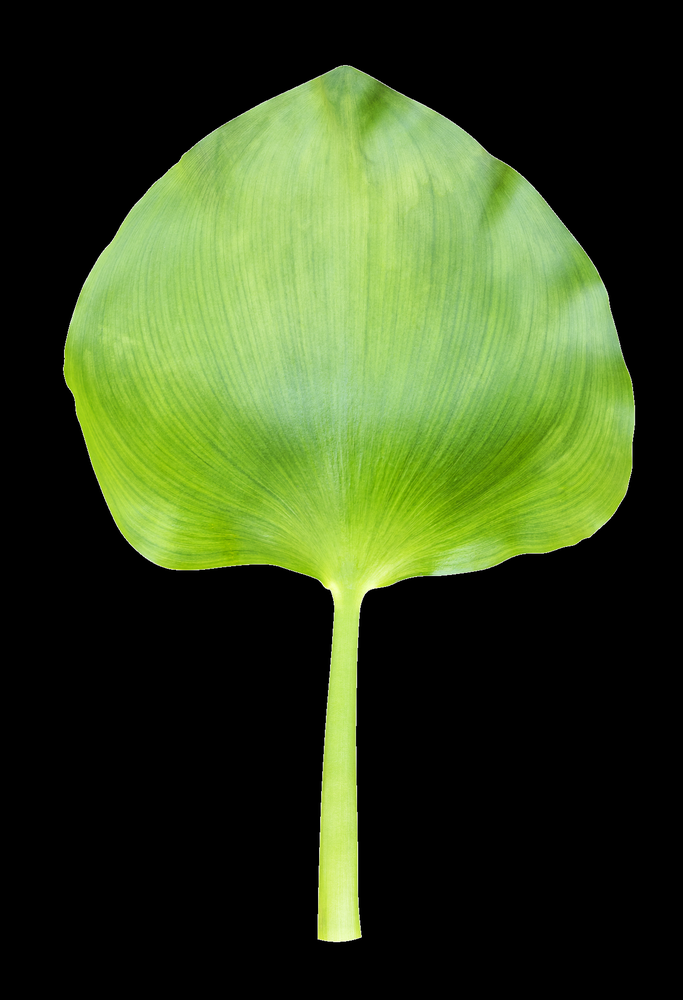
#> input picture Code/Leaf Outline - Sample Data/Original-leaf-black.png, 683 x 1000 px, shrunk from 1312 x 1920 before the run
$ jupyter execute 'Leaf Outline.ipynb'
#> lines starting #> are read from the running program, lines starting #| are printed output that depends on the picture; after the words box and inside, x2 and y2 are one past the last pixel; in counts of white or black regions, pixels touching at a corner belong together
# Leaf Outline

The function in the cell below contains the code to identify the leaf and outline it. The function only take one input (parameter), the image path. The function provides two outputs:
* "image": Contains the image that was loaded
* "leaf_contour": Contain the contour/outline of the leaf identified

[cell 1]
def leaf_outline(image_path):
    # Import the required libraries
    import cv2
    import numpy as np
    import matplotlib.pyplot as plt

    # Load the image
    image = cv2.imread(image_path)
#> image is the input picture: shape (1000, 683, 3); mean B, G, R 30.5, 69, 53

    # Display the image
    plt.subplot(1, 2, 1)
    plt.title('Original Image')
    plt.imshow(cv2.cvtColor(image, cv2.COLOR_BGR2RGB))
    plt.axis('off')

    # Convert the image to HSV color space
    hsv_image = cv2.cvtColor(image, cv2.COLOR_BGR2HSV)
#> hsv_image: shape (1000, 683, 3); mean H, S, V 15.2, 50, 69

    # Create masks for the calibration cube, leaf, and scars
    green_lower = np.array([35, 40, 40])
    green_upper = np.array([85, 255, 255])

    # Create a mask for the leaf, to identify the leaf contour
    green_mask = cv2.inRange(hsv_image, green_lower, green_upper)
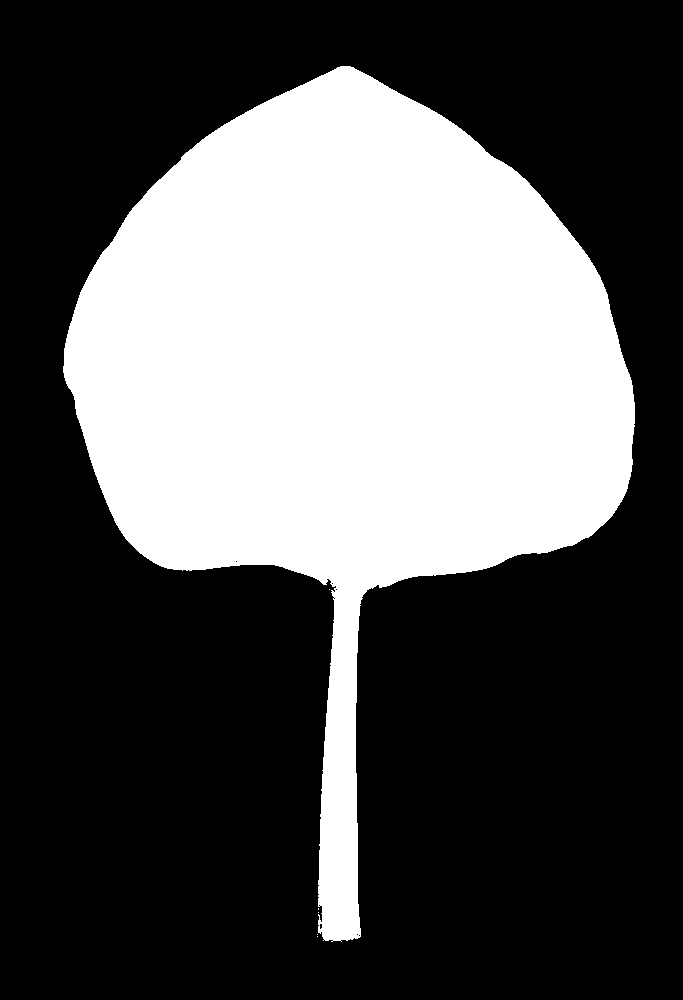
#> green_mask: shape (1000, 683); 34.2% white; 6 white regions (5 under 20 px)

    # Find contours of the leaf
    leaf_contours, _ = cv2.findContours(green_mask, cv2.RETR_EXTERNAL, cv2.CHAIN_APPROX_SIMPLE)
#> leaf_contours = 6 contours, 5 with area under 20; largest, box (x1, y1, x2, y2) and area: (63, 66, 635, 942) 232333
    leaf_contour = max(leaf_contours, key=cv2.contourArea)
#> leaf_contour = contour of 1015 points, box (x1, y1, x2, y2) (63, 66, 635, 942), area 232333

    # Optionally display the results visually
    cv2.drawContours(image, [leaf_contour], -1, (0, 0, 255), 2)
#> image: shape (1000, 683, 3); 1.23% of pixels changed, all inside (x1, y1, x2, y2) = (62, 65, 636, 943)
    # cv2.imshow("Leaf outline", image)
    # cv2.waitKey(0)
    # cv2.destroyAllWindows()

    # Display the original and annotated images
    plt.subplot(1, 2, 2)
    plt.title('Leaf outline')
    plt.imshow(cv2.cvtColor(image, cv2.COLOR_BGR2RGB))
    plt.axis('off')

    plt.show()
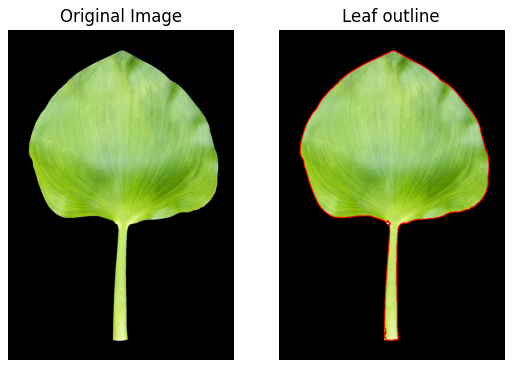
#> figure drawn by matplotlib, 2 panels

    return image, leaf_contour

# Testing

The following cells contain test for the function. Each ons used a different image and the results are analyzed to to validate if the function is working correctly.

[cell 2]
image, leaf_contour = leaf_outline("Leaf Outline - Sample Data/Original-leaf-black.png")

[cell 3]
image, leaf_contour = leaf_outline("Leaf Outline - Sample Data/Leaf 1.jpeg")
#> call 2 of leaf_outline, with image_path = 'Leaf Outline - Sample Data/Leaf 1.jpeg'
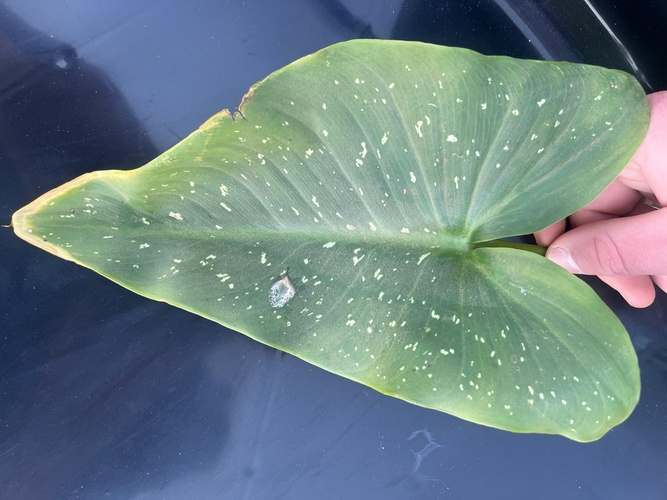
#> input picture Code/Leaf Outline - Sample Data/Leaf 1.jpeg, 667 x 500 px, shrunk from 1280 x 960 before the run
#> in leaf_outline, image is the input picture: shape (500, 667, 3); mean B, G, R 132.7, 127.5, 106.8
#> in leaf_outline (call 2), `hsv_image = cv2.cvtColor(image, cv2.COLOR_BGR2HSV)`: hsv_image: shape (500, 667, 3); mean H, S, V 90.4, 88.9, 148.3
#> in leaf_outline (call 2), `green_mask = cv2.inRange(hsv_image, green_lower, green_upper)`:
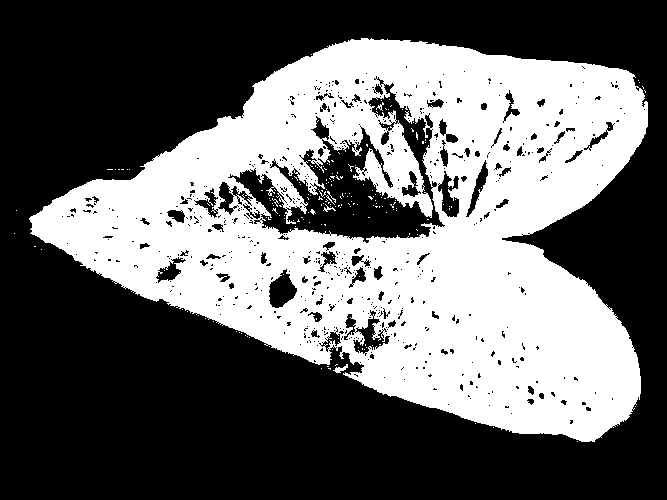
#> green_mask: shape (500, 667); 39.8% white; 195 white regions (190 under 20 px)
#> in leaf_outline (call 2), `leaf_contours, _ = cv2.findContours(green_mask, cv2.RETR_EXTERNAL, cv2..`: leaf_contours = 38 contours, 36 with area under 20; largest, box (x1, y1, x2, y2) and area: (29, 38, 648, 442) 151890, (333, 364, 348, 373) 40
#> in leaf_outline (call 2), `leaf_contour = max(leaf_contours, key=cv2.contourArea)`: leaf_contour = contour of 1206 points, box (x1, y1, x2, y2) (29, 38, 648, 442), area 151890
#> in leaf_outline (call 2), `cv2.drawContours(image, [leaf_contour], -1, (0, 0, 255), 2)`:
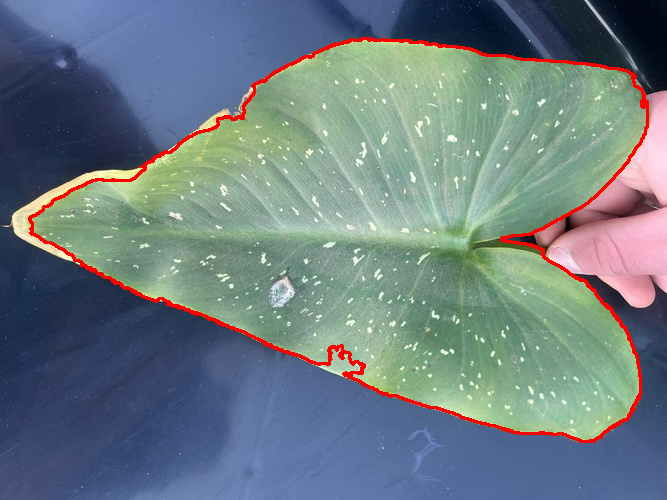
#> image: shape (500, 667, 3); 2.13% of pixels changed, all inside (x1, y1, x2, y2) = (28, 37, 649, 443)
#> in leaf_outline (call 2), `plt.show()`:
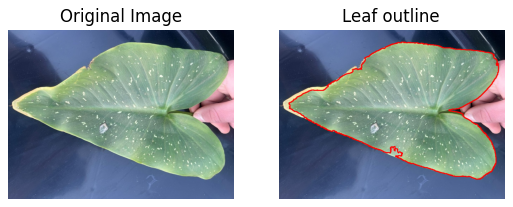
#> figure drawn by matplotlib, 2 panels

[cell 4]
image, leaf_contour = leaf_outline("Leaf Outline - Sample Data/Leaf-with-scars-1.png")
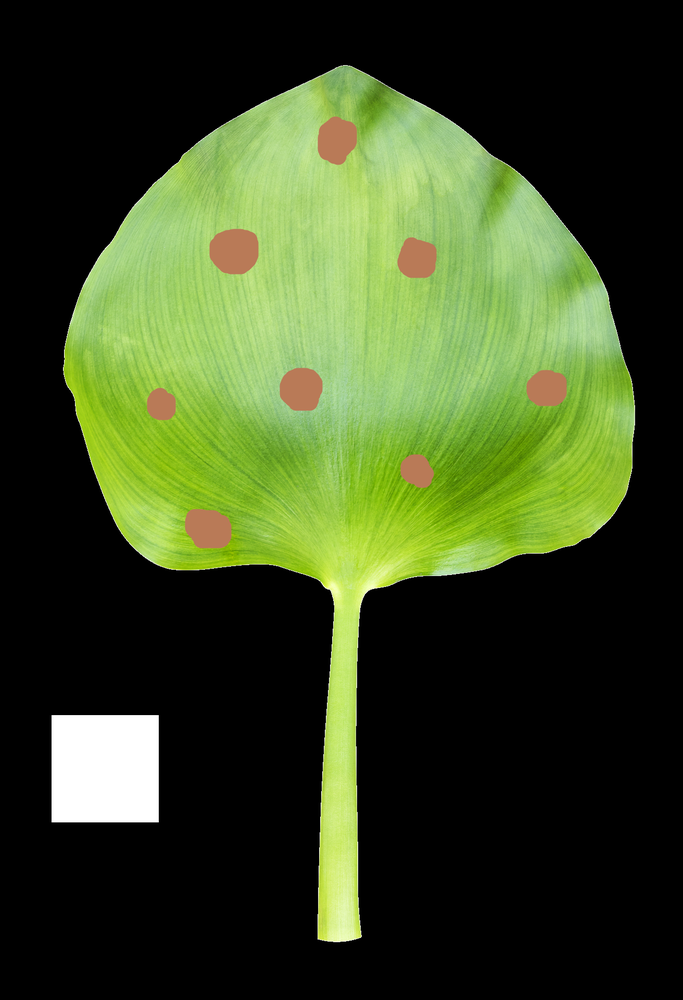
#> input picture Code/Leaf Outline - Sample Data/Leaf-with-scars-1.png, 683 x 1000 px, shrunk from 1312 x 1920 before the run
#> in leaf_outline, image is the input picture: shape (1000, 683, 3); mean B, G, R 34.9, 72.1, 57.8
#> in leaf_outline (call 3), `hsv_image = cv2.cvtColor(image, cv2.COLOR_BGR2HSV)`: hsv_image: shape (1000, 683, 3); mean H, S, V 14.7, 49.7, 73.1
#> in leaf_outline (call 3), `green_mask = cv2.inRange(hsv_image, green_lower, green_upper)`:
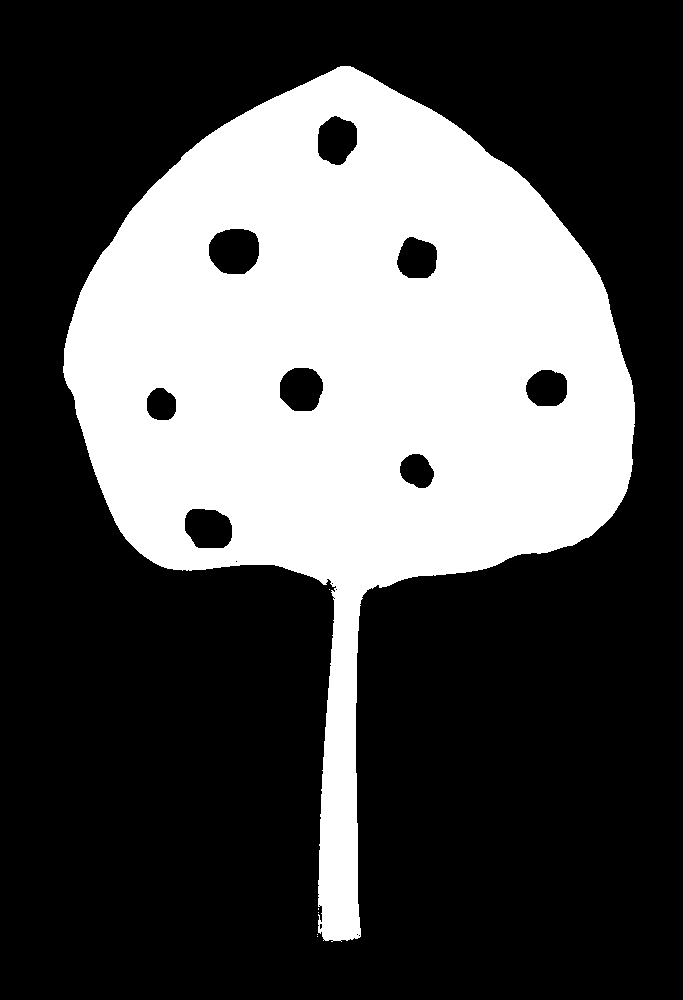
#> green_mask: shape (1000, 683); 32.6% white; 6 white regions (5 under 20 px)
#> in leaf_outline (call 3), `leaf_contours, _ = cv2.findContours(green_mask, cv2.RETR_EXTERNAL, cv2..`: leaf_contours = 6 contours, 5 with area under 20; largest, box (x1, y1, x2, y2) and area: (63, 66, 635, 942) 232336
#> in leaf_outline (call 3), `leaf_contour = max(leaf_contours, key=cv2.contourArea)`: leaf_contour = contour of 1018 points, box (x1, y1, x2, y2) (63, 66, 635, 942), area 232336
#> in leaf_outline (call 3), `cv2.drawContours(image, [leaf_contour], -1, (0, 0, 255), 2)`:
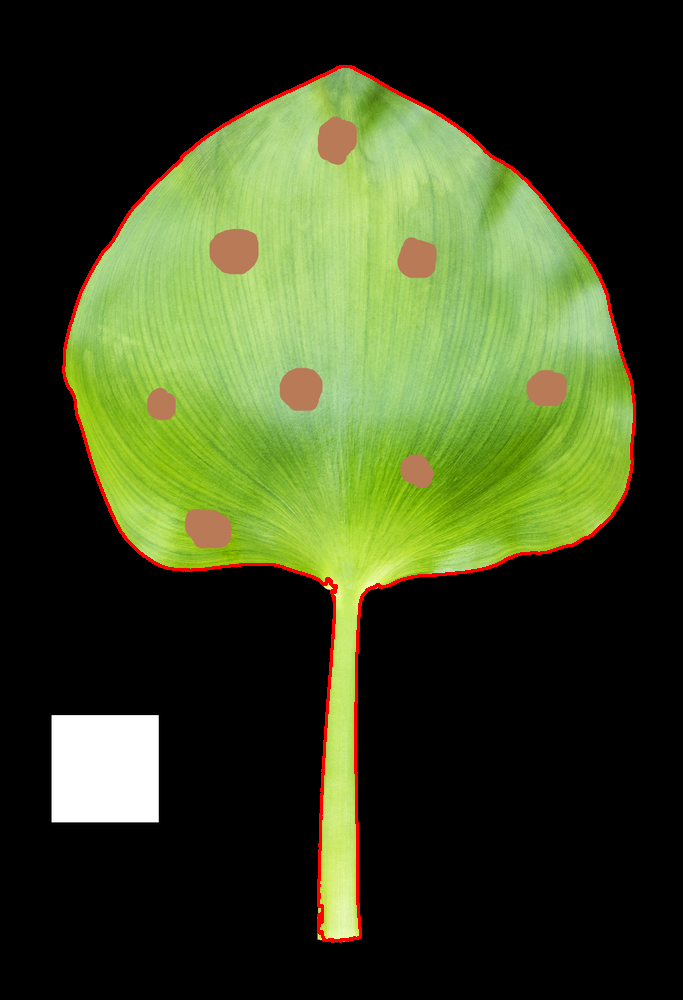
#> image: shape (1000, 683, 3); 1.23% of pixels changed, all inside (x1, y1, x2, y2) = (62, 65, 636, 943)
#> in leaf_outline (call 3), `plt.show()`:
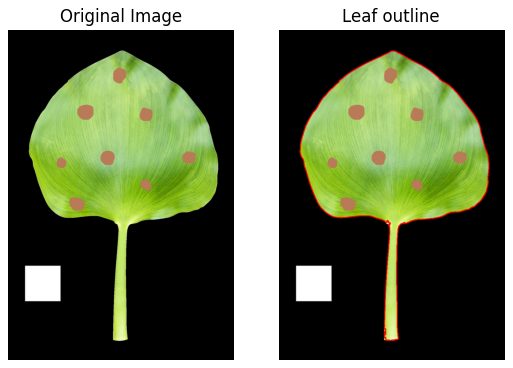
#> figure drawn by matplotlib, 2 panels
